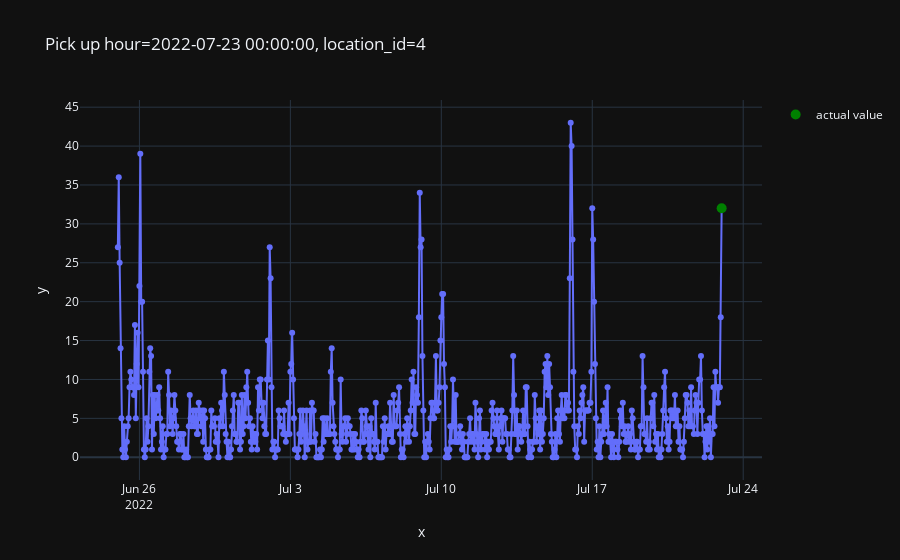

Write notebook code for a chart like this one.
### Code cell
from taxi_demand_predictor.plot import plot_one_sample

plot_one_sample(
    example_id=1003,
    features=features,
    targets=targets,
)

### Figure 1 — Plotly figure (JSON) as saved in the notebook; plotly's stock layout.template omitted (floating-point values rounded to 4 significant figures; data arrays with more than 128 entries replaced by an {"elided": "..."} marker saying what was removed)
{"data": [{"hovertemplate": "x=%{x}<br>y=%{y}<extra></extra>", "legendgroup": "", "line": {"color": "#636efa", "dash": "solid"}, "marker": {"symbol": "circle"}, "mode": "markers+lines", "name": "", "orientation": "v", "showlegend": false, "type": "scatter", "x": {"elided": "673 str values"}, "xaxis": "x", "y": {"elided": "673 int values"}, "yaxis": "y"}, {"line": {"color": "green"}, "marker": {"size": 10}, "mode": "markers", "name": "actual value", "type": "scatter", "x": ["2022-07-23T00:00:00"], "y": [32]}], "layout": {"legend": {"tracegroupgap": 0}, "title": {"text": "Pick up hour=2022-07-23 00:00:00, location_id=4"}, "xaxis": {"anchor": "y", "domain": [0, 1], "title": {"text": "x"}}, "yaxis": {"anchor": "x", "domain": [0, 1], "title": {"text": "y"}}}}
